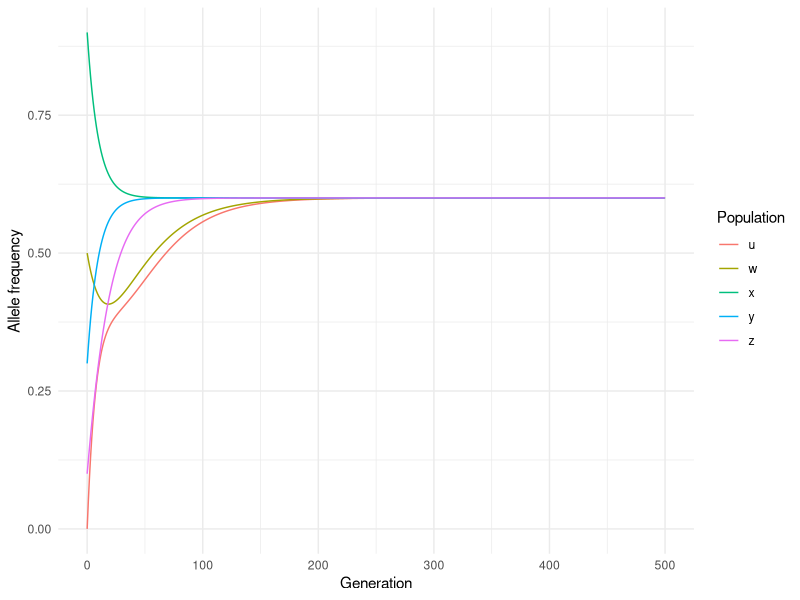

R code for this plot:
## ---- chunk 1
#| message: false
library( ggplot2 )
T <- 500
mXY <- 0.05
mXZ <- 0.02
mYZ <- 0.04
mZW <- 0.03
mWU <- 0.10

pX <- rep( NA, T + 1 )
pY <- rep( NA, T + 1 )
pZ <- rep( NA, T + 1 )
pW <- rep( NA, T + 1 )
pU <- rep( NA, T + 1 )
pX[1] <- 0.9
pY[1] <- 0.3
pZ[1] <- 0.1
pW[1] <- 0.5
pU[1] <- 0.0

for( gen in 2:(T + 1) ) {
  pX[gen] <- mXY * pY[gen - 1] + (1 - mXY) * pX[gen - 1]
  pY[gen] <- mXY * pX[gen - 1] + (1 - mXY) * pY[gen - 1]
  pZ[gen] <- mXZ * pX[gen - 1] + mYZ * pY[gen - 1] + (1 - (mXZ + mYZ)) * pZ[gen - 1]
  pW[gen] <- mZW * pZ[gen - 1] + (1 - mZW) * pW[gen - 1]
  pU[gen] <- mWU * pW[gen - 1] + (1 - mWU) * pU[gen - 1]
}
## ---- chunk 2
p_eq <- pU[T + 1]
max_diff <- pmax( abs( pX - p_eq ), abs( pY - p_eq ), abs( pZ - p_eq ),
                  abs( pW - p_eq ), abs( pU - p_eq ) )
gen_eq <- min( (0:T)[ max_diff < 0.01 ] )
## ---- chunk 3
eq_value <- format( p_eq, digits = 3 )
start_mean <- format( mean( c( pX[1], pY[1], pZ[1], pW[1], pU[1] ) ), digits = 3 )
eq_gens <- gen_eq
## ---- chunk 4
df <- data.frame( Generation = rep( 0:T, times = 5 ),
                  Frequency = c( pX, pY, pZ, pW, pU ),
                  Population = rep( c( "x", "y", "z", "w", "u" ), each = T + 1 ) )

ggplot( df, aes( x = Generation, y = Frequency, color = Population ) ) +
  geom_line() +
  ylab( "Allele frequency" ) +
  theme_minimal()
